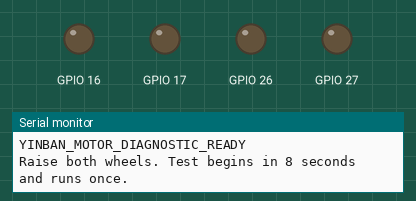
Simulated run of this sketch. Board: ESP32. Shown: output pins drawn as LEDs (lit = HIGH), the last lines printed to the serial monitor.

Above: at 0.1 s.
At 8.1 s:
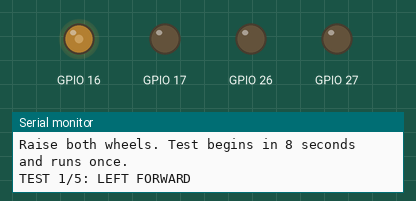
At 10.6 s:
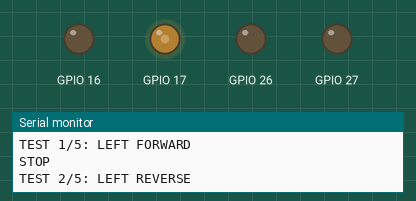
At 13.1 s:
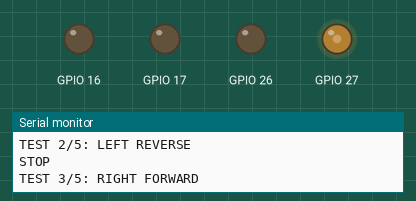
At 15.6 s:
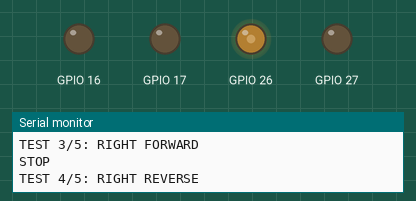
At 18.1 s:
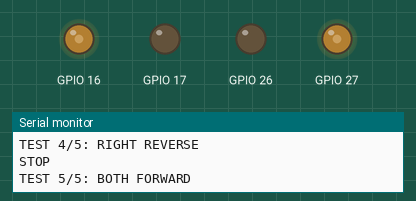
Timing chart, 0 to 20.2 s (numbered marks = the images above):
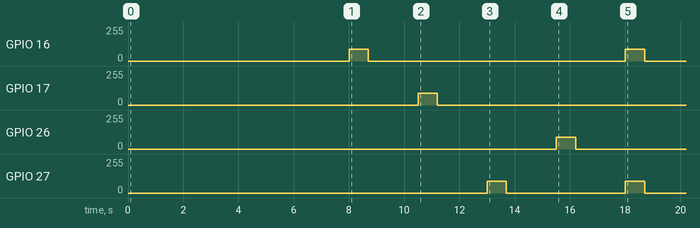

The sketch:

c001_motor_diagnostic.ino
```cpp
// Yinban C-001 low-speed motor diagnostic.
//
// Safety sequence:
//   1. Flash from USB with the 14500 batteries removed.
//   2. Disconnect USB, raise both wheels, then connect the battery pack.
//   3. The test waits eight seconds and runs once only.

#include <Arduino.h>

namespace Pins {
constexpr uint8_t kLeftForward = 16;
constexpr uint8_t kLeftReverse = 17;
constexpr uint8_t kRightReverse = 26;
constexpr uint8_t kRightForward = 27;
}  // namespace Pins

namespace Pwm {
constexpr uint8_t kLeftForwardChannel = 0;
constexpr uint8_t kLeftReverseChannel = 1;
constexpr uint8_t kRightReverseChannel = 2;
constexpr uint8_t kRightForwardChannel = 3;
constexpr uint32_t kFrequencyHz = 2000;
constexpr uint8_t kResolutionBits = 8;
constexpr uint8_t kLowDuty = 90;  // 35% of the 8-bit PWM range.
}  // namespace Pwm

constexpr unsigned long kArmingDelayMs = 8000;
constexpr unsigned long kPulseMs = 700;
constexpr unsigned long kPauseMs = 1800;

void writeMotor(uint8_t forwardChannel, uint8_t reverseChannel,
                int16_t command) {
  const uint8_t duty = static_cast<uint8_t>(abs(command));
  if (command > 0) {
    ledcWrite(reverseChannel, 0);
    ledcWrite(forwardChannel, duty);
  } else if (command < 0) {
    ledcWrite(forwardChannel, 0);
    ledcWrite(reverseChannel, duty);
  } else {
    ledcWrite(forwardChannel, 0);
    ledcWrite(reverseChannel, 0);
  }
}

void setLeft(int16_t command) {
  writeMotor(Pwm::kLeftForwardChannel, Pwm::kLeftReverseChannel, command);
}

void setRight(int16_t command) {
  writeMotor(Pwm::kRightForwardChannel, Pwm::kRightReverseChannel, command);
}

void stopAll() {
  setLeft(0);
  setRight(0);
}

void pulse(const char* label, int16_t left, int16_t right) {
  Serial.println(label);
  setLeft(left);
  setRight(right);
  delay(kPulseMs);
  stopAll();
  Serial.println("STOP");
  delay(kPauseMs);
}

void setupPwm(uint8_t pin, uint8_t channel) {
  ledcSetup(channel, Pwm::kFrequencyHz, Pwm::kResolutionBits);
  ledcAttachPin(pin, channel);
  ledcWrite(channel, 0);
}

void setup() {
  Serial.begin(115200);

  setupPwm(Pins::kLeftForward, Pwm::kLeftForwardChannel);
  setupPwm(Pins::kLeftReverse, Pwm::kLeftReverseChannel);
  setupPwm(Pins::kRightReverse, Pwm::kRightReverseChannel);
  setupPwm(Pins::kRightForward, Pwm::kRightForwardChannel);
  stopAll();

  Serial.println();
  Serial.println("YINBAN_MOTOR_DIAGNOSTIC_READY");
  Serial.println("Raise both wheels. Test begins in 8 seconds and runs once.");
  delay(kArmingDelayMs);

  pulse("TEST 1/5: LEFT FORWARD", Pwm::kLowDuty, 0);
  pulse("TEST 2/5: LEFT REVERSE", -Pwm::kLowDuty, 0);
  pulse("TEST 3/5: RIGHT FORWARD", 0, Pwm::kLowDuty);
  pulse("TEST 4/5: RIGHT REVERSE", 0, -Pwm::kLowDuty);
  pulse("TEST 5/5: BOTH FORWARD", Pwm::kLowDuty, Pwm::kLowDuty);

  stopAll();
  Serial.println("MOTOR_DIAGNOSTIC_COMPLETE");
  Serial.println("Motors are locked off until the next reset or power cycle.");
}

void loop() {
  stopAll();
  delay(20);
}
```
